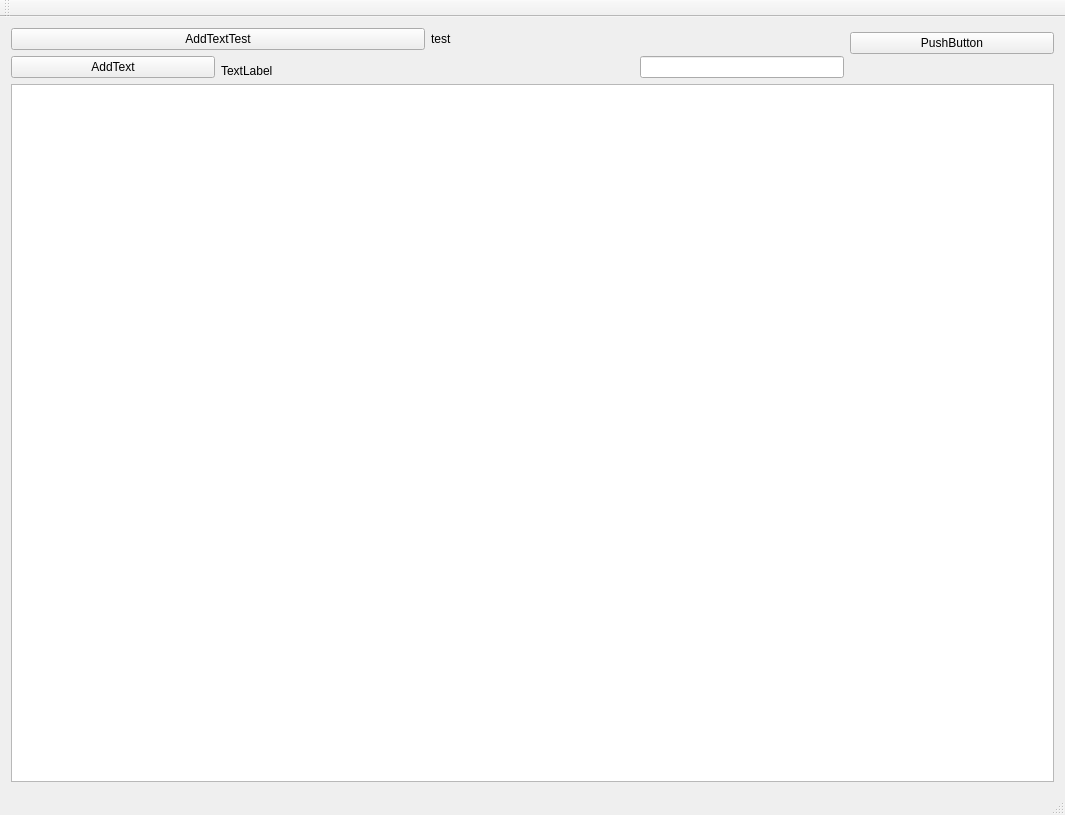
<?xml version="1.0" encoding="UTF-8"?>
<ui version="4.0">
 <class>DashBoardClass</class>
 <widget class="QMainWindow" name="DashBoardClass">
  <property name="geometry">
   <rect>
    <x>0</x>
    <y>0</y>
    <width>1065</width>
    <height>815</height>
   </rect>
  </property>
  <property name="windowTitle">
   <string>DashBoard</string>
  </property>
  <widget class="QWidget" name="centralWidget">
   <layout class="QGridLayout" name="gridLayout">
    <item row="0" column="0" colspan="2">
     <widget class="QPushButton" name="addTextButton">
      <property name="text">
       <string>AddTextTest</string>
      </property>
     </widget>
    </item>
    <item row="0" column="2" colspan="2">
     <widget class="QLabel" name="labelGyroYPosition">
      <property name="text">
       <string>test</string>
      </property>
     </widget>
    </item>
    <item row="0" column="4" rowspan="2">
     <widget class="QPushButton" name="pushButton_2">
      <property name="text">
       <string>PushButton</string>
      </property>
     </widget>
    </item>
    <item row="1" column="0" rowspan="2">
     <widget class="QPushButton" name="pushButton">
      <property name="text">
       <string>AddText</string>
      </property>
     </widget>
    </item>
    <item row="1" column="3" rowspan="2">
     <widget class="QLineEdit" name="lineEditTest"/>
    </item>
    <item row="2" column="1" colspan="2">
     <widget class="QLabel" name="label">
      <property name="text">
       <string>TextLabel</string>
      </property>
     </widget>
    </item>
    <item row="3" column="0" colspan="5">
     <widget class="QChartView" name="gyroGraphTest">
      <property name="sizePolicy">
       <sizepolicy hsizetype="Expanding" vsizetype="Expanding">
        <horstretch>84</horstretch>
        <verstretch>50</verstretch>
       </sizepolicy>
      </property>
      <property name="maximumSize">
       <size>
        <width>16777215</width>
        <height>16777215</height>
       </size>
      </property>
      <property name="sizeIncrement">
       <size>
        <width>1000</width>
        <height>1000</height>
       </size>
      </property>
     </widget>
    </item>
   </layout>
  </widget>
  <widget class="QMenuBar" name="menuBar">
   <property name="geometry">
    <rect>
     <x>0</x>
     <y>0</y>
     <width>1065</width>
     <height>26</height>
    </rect>
   </property>
  </widget>
  <widget class="QToolBar" name="mainToolBar">
   <attribute name="toolBarArea">
    <enum>TopToolBarArea</enum>
   </attribute>
   <attribute name="toolBarBreak">
    <bool>false</bool>
   </attribute>
  </widget>
  <widget class="QStatusBar" name="statusBar"/>
 </widget>
 <layoutdefault spacing="6" margin="11"/>
 <customwidgets>
  <customwidget>
   <class>QChartView</class>
   <extends>QGraphicsView</extends>
   <header>QtCharts</header>
  </customwidget>
 </customwidgets>
 <resources>
  <include location="DashBoard.qrc"/>
 </resources>
 <connections/>
</ui>
